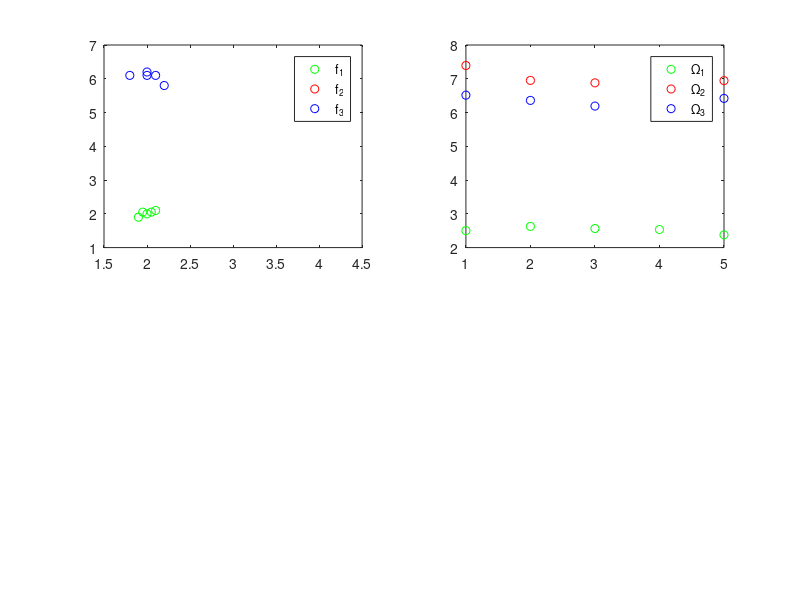

Recreate this plot in MATLAB.
%%---Augabe1---%
% Klasse 1
f1 = [2,2;2.1,2.1;2.05,2.05;1.95,2.05;1.9,1.9]';
% Klasse 2
f2 = [4,6.5;3.8,6.1;4.2,5.9;4.1,6.3;4.1,6.0]';
% Klasse 3
f3 = [2,6.2;1.8,6.1;2.2,5.8;2.1,6.1;2.0,6.1]';

f_gesamt = [f1 f2 f3]

%% Plot A1
subplot(2,2,1);
plot(f1(1,:),f1(2,:),'o','Color',[0,1.0,0.0]);
hold on;
plot(f2(1,:),f2(2,:),'o','Color',[1,0.0,0.0]);
hold on;
plot(f3(1,:),f3(2,:),'o','Color',[0,0.0,1.0]);
legend('f_1','f_2','f_3');
hold off
%% ---Aufgabe2---%
N = length(f_gesamt);
m = sum(f_gesamt,2)/N;
R = [0,0;0,0];
for i = 1:N
    f_new = f_gesamt(:,i) * f_gesamt(:,i)';
    R = R + f_new;
end

R = R/N;
Q = R - m*m';
[V,E] = eigs(Q,1);
A = V(:,1)';

c = A*f_gesamt;
c1 = c(1:length(f1));
c2 = c(length(f1)+1:length(f1)+length(f2));
c3 = c(length(f1)+length(f2)+1:length(f1)+length(f2)+length(f3));
subplot(2,2,2);
plot(c1,'o','Color',[0,1.0,0.0]);
hold on;
plot(c2,'o','Color',[1,0.0,0.0]);
hold on;
plot(c3,'o','Color',[0,0.0,1.0]);
legend('\Omega_1','\Omega_2','\Omega_3');

%% ---Aufgabe3---%
N1 = length(f1);
N2 = length(f2);
N3 = length(f3);

m1 = sum(f1,2)/N;
m2 = sum(f2,2)/N;
m3 = sum(f3,2)/N;

R1 = [0,0;0,0];
R2 = [0,0;0,0];
R3 = [0,0;0,0];

for i = 1:N1
    f_new = f1(:,i) * f1(:,i)';
    R1 = R1 + f_new;
end

for i = 1:N2
    f_new = f2(:,i) * f2(:,i)';
    R2 = R2 + f_new;
end

for i = 1:N3
    f_new = f3(:,i) * f3(:,i)';
    R3 = R3 + f_new;
end

R1 = R1/N1;
R2 = R2/N2;
R3 = R3/N3;

X = R1 + R2 + R3;
C = ((m2*m1' + m1*m2')+(m3*m2'+m2*m3'));
Q2 = (1/3) * X - (1/(3*(3-1))) * C;



